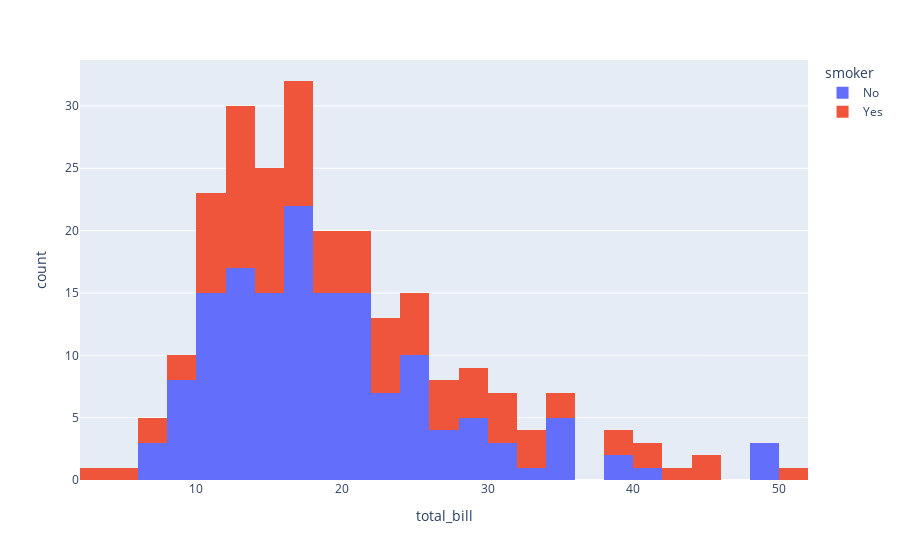

Here is the notebook cell this chart was saved with:
### Markdown cell above
## Colored Histogram by 'smoker' Column
Let's add color to the histogram based on whether the person was a smoker or not. This will help us analyze differences in behavior.

### Code cell
# Histogram colored by smoker status
px.histogram(data_frame=tips ,x="total_bill",
             hover_data=tips.columns
             ,color="smoker")

### Figure 1 — Plotly figure (JSON) as saved in the notebook; plotly's stock layout.template omitted (floating-point values rounded to 4 significant figures; data arrays with more than 128 entries replaced by an {"elided": "..."} marker saying what was removed)
{"data": [{"alignmentgroup": "True", "bingroup": "x", "hovertemplate": "smoker=No<br>total_bill=%{x}<br>count=%{y}<extra></extra>", "legendgroup": "No", "marker": {"color": "#636efa", "pattern": {"shape": ""}}, "name": "No", "offsetgroup": "No", "orientation": "v", "showlegend": true, "type": "histogram", "x": {"elided": "151 float values"}, "xaxis": "x", "yaxis": "y"}, {"alignmentgroup": "True", "bingroup": "x", "hovertemplate": "smoker=Yes<br>total_bill=%{x}<br>count=%{y}<extra></extra>", "legendgroup": "Yes", "marker": {"color": "#EF553B", "pattern": {"shape": ""}}, "name": "Yes", "offsetgroup": "Yes", "orientation": "v", "showlegend": true, "type": "histogram", "x": [38.01, 11.24, 20.29, 13.81, 11.02, 18.29, 3.07, 15.01, 26.86, 25.28, 17.92, 19.44, 32.68, 28.97, 5.75, 16.32, 40.17, 27.28, 12.03, 21.01, 11.35, 15.38, 44.3, 22.42, 15.36, 20.49, 25.21, 14.31, 16, 17.51, 10.59, 10.63, 50.81, 15.81, 7.25, 31.85, 16.82, 32.9, 17.89, 14.48, 9.6, 34.63, 34.65, 23.33, 45.35, 23.17, 40.55, 20.9, 30.46, 18.15, 23.1, 15.69, 19.81, 28.44, 15.48, 16.58, 10.34, 43.11, 13, 13.51, 18.71, 12.74, 13, 16.4, 20.53, 16.47, 26.59, 38.73, 24.27, 12.76, 30.06, 25.89, 13.27, 28.17, 12.9, 28.15, 11.59, 7.74, 30.14, 12.16, 13.42, 8.58, 13.42, 16.27, 10.09, 22.12, 24.01, 15.69, 15.53, 12.6, 32.83, 27.18, 22.67], "xaxis": "x", "yaxis": "y"}], "layout": {"barmode": "relative", "legend": {"title": {"text": "smoker"}, "tracegroupgap": 0}, "margin": {"t": 60}, "xaxis": {"anchor": "y", "domain": [0, 1], "title": {"text": "total_bill"}}, "yaxis": {"anchor": "x", "domain": [0, 1], "title": {"text": "count"}}}}
